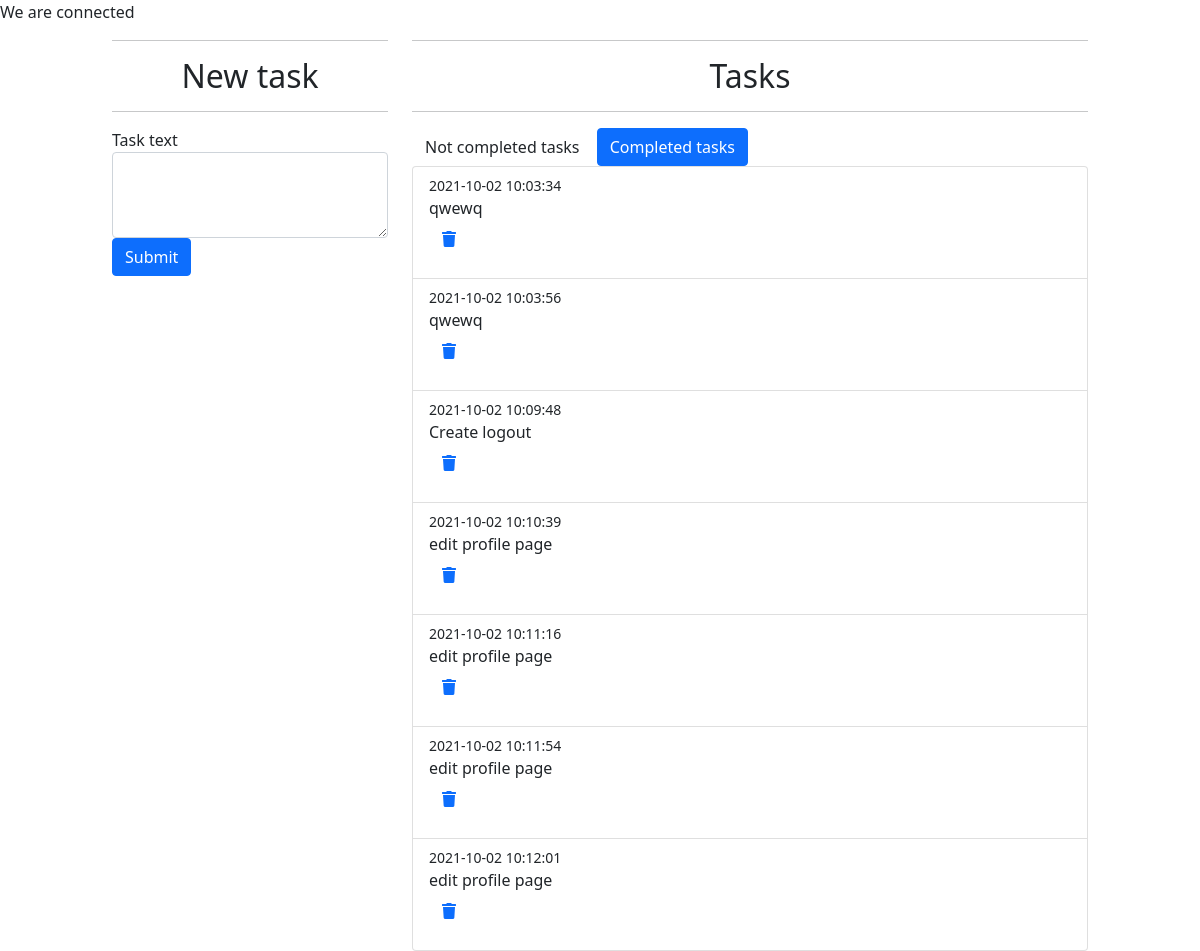
Page /tasks.php?task_completed=1 on the committed database.
### tables this page shows
CREATE TABLE IF NOT EXISTS `tasks` (
  `id` int(11) NOT NULL AUTO_INCREMENT,
  `text` text NOT NULL,
  `is_completed` tinyint(1) NOT NULL DEFAULT '0',
  `created_at` timestamp NOT NULL DEFAULT CURRENT_TIMESTAMP,
  PRIMARY KEY (`id`)
);

### tasks.php (the view, shortened to what this page needs)
<?php
$connection = mysqli_connect('localhost', 'root', "", 'loginapp');
$is_task_completed = 0;
if (array_key_exists('task_completed', $_GET)) {
    $is_task_completed = $_GET["task_completed"];
}
$query = "SELECT * FROM tasks WHERE is_completed=$is_task_completed";
$result = mysqli_query($connection, $query);
$tasks = $result->fetch_all(MYSQLI_ASSOC);
?>
<!doctype html>
<html lang="en">
<head>
    <link href="https://cdn.jsdelivr.net/npm/bootstrap@5.1.1/dist/css/bootstrap.min.css" rel="stylesheet"
>
    <link rel="stylesheet" href="https://cdnjs.cloudflare.com/ajax/libs/font-awesome/5.2.0/css/all.min.css">
</head>
<body>
<div class="container-fluid">
    <div class="row">
        <div class="col-3 offset-1">
            <hr>
            <h2 class="text-center">New task</h2>
            <hr>
            <form method="post">
                <fieldset>
                    <div class="form-group">
                        <label for="exampleTextarea">Task text</label>
                        <textarea class="form-control" name="task-text" id="exampleTextarea" rows="3"></textarea>
                    </div>
                    <button type="submit" class="btn btn-primary">Submit</button>
                </fieldset>
            </form>
        </div>
        <div class="col-7">
            <hr>
            <h2 class="text-center">Tasks </h2>
            <hr>
            <a href="?task_completed=0" class="btn btn-<?php echo $is_task_completed ? "default" : "primary" ?>">Not
                completed tasks</a>
            <a href="?task_completed=1" class="btn btn-<?php echo $is_task_completed ? "primary" : "default" ?>">Completed
                tasks</a>
            <div class="list-group">
                <?php foreach ($tasks as $task) { ?>
                    <a href="?comp_task=<?php echo $task['id'] ?>"
                       class="list-group-item list-group-item-action flex-column align-items-start">
                        <div class="d-flex w-100 justify-content-between">
                            <small>
                                <?php echo $task['created_at']; ?>
                            </small>
                        </div>
                        <p class="mb-1">
                            <?php echo $task['text']; ?>
                        </p>
                        <form action="tasks.php" method="post">
                            <button class="btn btn-link"><i class="fas fa-trash"></i></button>
                        </form>
                    </a>
                <?php } ?>
            </div>
        </div>
    </div>
</div>
</body>
</html>

### rows in the picture
tasks: created_at "2021-10-02 10:03:34", text "qwewq"
tasks: created_at "2021-10-02 10:03:56", text "qwewq"
tasks: created_at "2021-10-02 10:09:48", text "Create logout"
tasks: created_at "2021-10-02 10:10:39", text "edit profile page"
tasks: created_at "2021-10-02 10:11:16", text "edit profile page"
tasks: created_at "2021-10-02 10:11:54", text "edit profile page"
tasks: created_at "2021-10-02 10:12:01", text "edit profile page"
